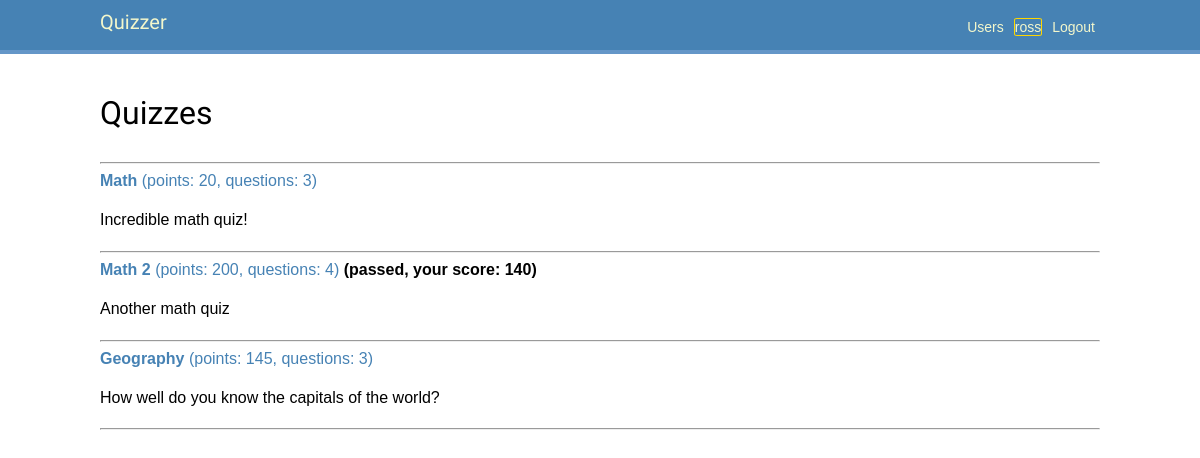
Page /quizzes/ (signed in) on the earlier database version.
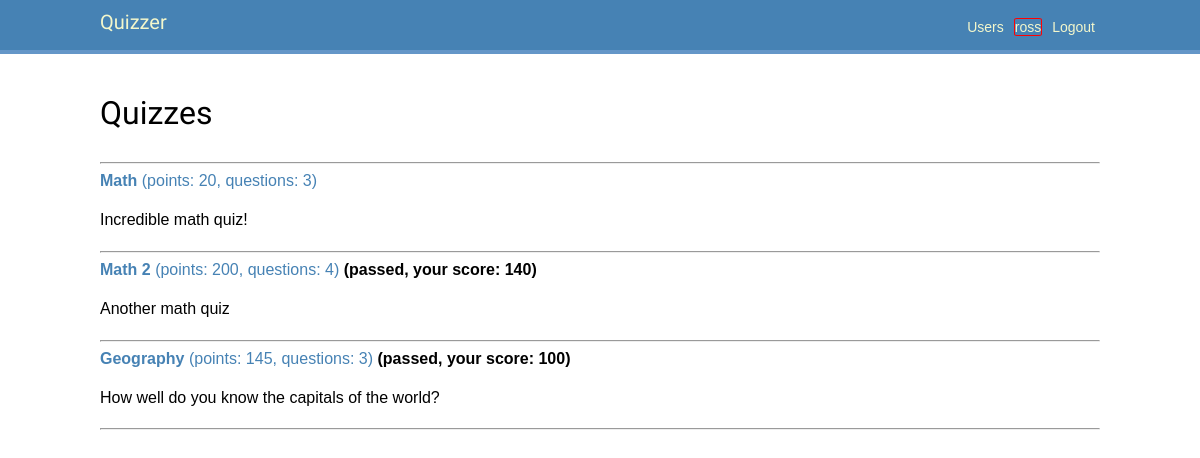
Same page on the later database version.
### quizzes/models.py (models this page shows, shortened)
class Quiz(models.Model):
    title = models.CharField(max_length=128)
    description = models.CharField(max_length=512)
    @property
    def points(self) -> int:
        return self.questions.aggregate(
            models.Sum('points')
        )['points__sum'] or 0
    @property
    def number_of_questions(self) -> int:
        return self.questions.count()

### quizzes/views.py (the view)
# urls.py: path('', QuizListView.as_view(), name='quiz_list'),
class QuizListView(ListView):
    model = Quiz
    template_name = 'quizzes/quiz_list.html'

### quizzes/templatetags/quizzes_tags.py (called while the page is built)
@register.simple_tag
def is_quiz_passed_by_user(quiz_id: int, user: User) -> bool:
    return user.is_quiz_passed(quiz_id)

@register.simple_tag
def user_score_for_quiz(user: User, quiz_id: int) -> int:
    return user.score_for_quiz(quiz_id)

### users/models.py (called while the page is built)
    def is_quiz_passed(self, quiz_id: int) -> bool:
        return self.answers.filter(question__quiz__id=quiz_id).count() > 0

    def score_for_quiz(self, quiz_id: int) -> int:
        return self.answers.filter(  # Check needed
            question__quiz__id=quiz_id,
            correctanswer__answer_id=models.F('id')  # the answer is correct
        ).aggregate(
            models.Sum('question__points')
        )['question__points__sum'] or 0  # get('question__points__sum', 0)

### quizzes/templates/quizzes/quiz_list.html (shortened to what this page needs)
{% extends 'base.html' %}
{% load quizzes_tags %}
{% block content %}
    <h1>Quizzes</h1>
    <hr>
    {% for quiz in object_list %}
        <div>
            <a href="{% url 'quizzes:quiz' quiz.pk %}">
                <strong>{{ quiz.title }}</strong>
                (points: {{ quiz.points }}, questions: {{ quiz.number_of_questions }})
            </a>
            {% if request.user.is_authenticated %}
                {% is_quiz_passed_by_user quiz.id request.user as is_passed %}
                {% if is_passed %}
                    {% user_score_for_quiz request.user quiz.id as user_score %}
                    <strong>(passed, your score: {{ user_score }})</strong>
                {% endif %}
            {% endif %}
            <p>{{ quiz.description }}</p>
        </div>
        <hr>
    {% empty %}
        There are no quizzes yet..
    {% endfor %}
{% endblock %}

Differences in the rows shown:
changed User "ross": color_id 5 → 2 (drawn)
shown differently, row unchanged: Quiz "Geography": user_score (not shown) → "100"
